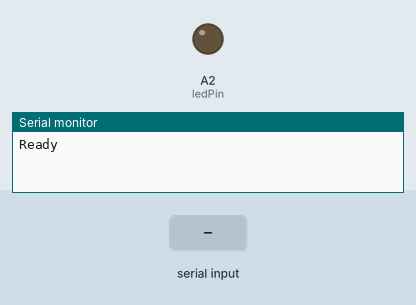
The sketch below on a simulated Arduino Uno, built with avr-gcc and run on an emulated ATmega328P. Parts: output pins drawn as LEDs (lit = HIGH), the last lines printed to the serial monitor. The inputs (shaded band) are chosen by the test bench.

Above: at 1.2 s.
1.3 s: "s" received over Serial
At 3.4 s:
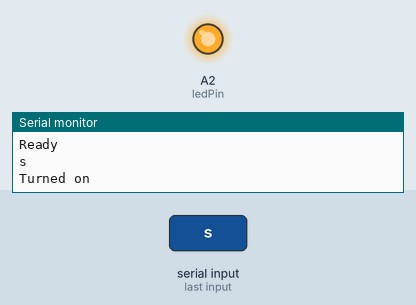
4.3 s: "t" received over Serial
At 6.8 s:
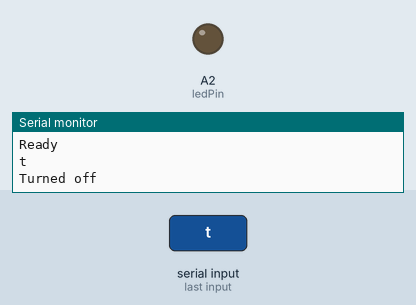
Timing chart, 0 to 8.3 s (numbered marks = the images above; inputs shaded):
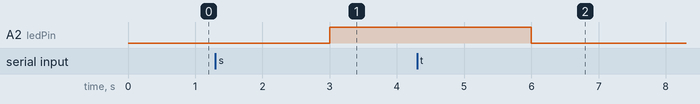

Measured:
- after the input at 1.3 s, A2 (ledPin): LOW → HIGH after 1.7 s
- after the input at 4.3 s, A2 (ledPin): HIGH → LOW after 1.7 s

The sketch:

_1113_Led.ino
```cpp
const int ledPin = A2;
void setup() {
  Serial.begin(9600);
  pinMode(ledPin, OUTPUT);
}

void loop() {
  Serial.println("Ready");
  if(Serial.available() > 0){
    String cmd = "";
    cmd = Serial.readString();
    Serial.println(cmd);
    if(cmd == "s"){
      digitalWrite(ledPin, HIGH);
      Serial.println("Turned on");
    }else if(cmd == "t"){
      digitalWrite(ledPin, LOW);
      Serial.println("Turned off");
    }

  }
  delay(2000);


}
```
